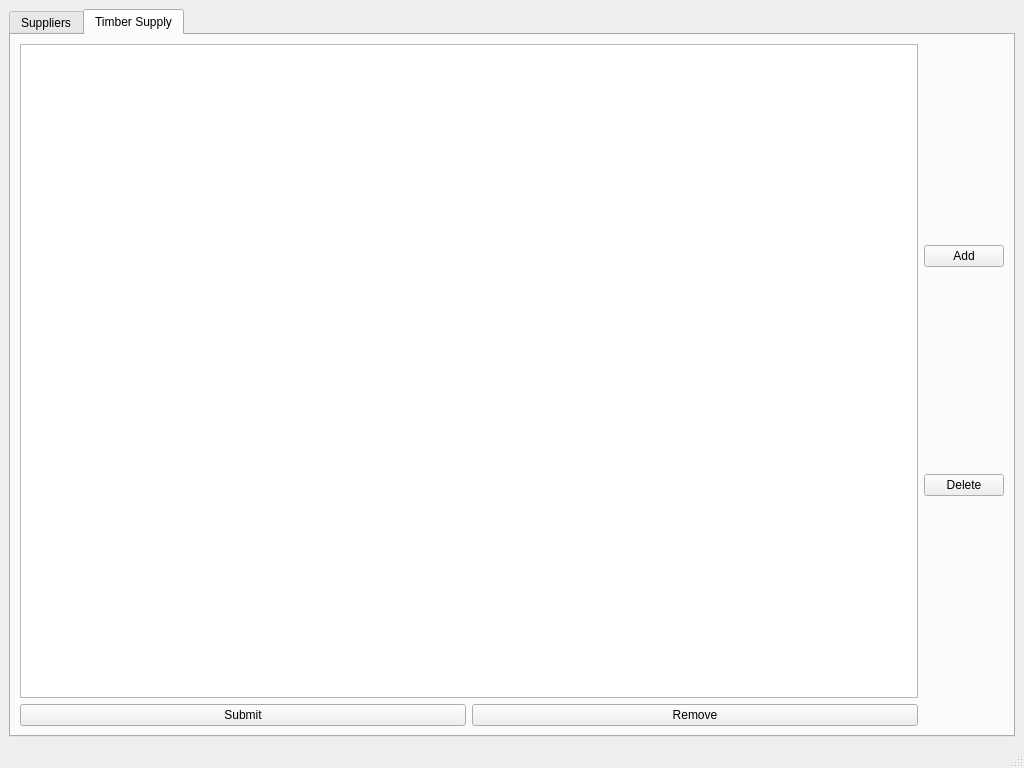
<?xml version="1.0" encoding="UTF-8"?>
<ui version="4.0">
 <class>MainWindow</class>
 <widget class="QMainWindow" name="MainWindow">
  <property name="geometry">
   <rect>
    <x>0</x>
    <y>0</y>
    <width>1024</width>
    <height>768</height>
   </rect>
  </property>
  <property name="windowTitle">
   <string>MainWindow</string>
  </property>
  <widget class="QWidget" name="centralwidget">
   <layout class="QHBoxLayout" name="horizontalLayout">
    <item>
     <widget class="QTabWidget" name="tabWidget">
      <property name="currentIndex">
       <number>1</number>
      </property>
      <widget class="QWidget" name="tab">
       <attribute name="title">
        <string>Suppliers</string>
       </attribute>
       <layout class="QGridLayout" name="gridLayout_2">
        <item row="0" column="0">
         <widget class="QTableView" name="tableView">
          <attribute name="horizontalHeaderCascadingSectionResizes">
           <bool>false</bool>
          </attribute>
          <attribute name="horizontalHeaderMinimumSectionSize">
           <number>50</number>
          </attribute>
          <attribute name="horizontalHeaderStretchLastSection">
           <bool>false</bool>
          </attribute>
          <attribute name="verticalHeaderCascadingSectionResizes">
           <bool>false</bool>
          </attribute>
         </widget>
        </item>
        <item row="0" column="1">
         <layout class="QGridLayout" name="gridLayout_3">
          <item row="2" column="0">
           <widget class="QPushButton" name="pushButton_4">
            <property name="text">
             <string>Delete</string>
            </property>
           </widget>
          </item>
          <item row="1" column="0">
           <widget class="QPushButton" name="pushButton_3">
            <property name="text">
             <string>Add</string>
            </property>
           </widget>
          </item>
         </layout>
        </item>
        <item row="1" column="0">
         <layout class="QHBoxLayout" name="horizontalLayout_2">
          <item>
           <widget class="QPushButton" name="pushButton">
            <property name="text">
             <string>Submit</string>
            </property>
           </widget>
          </item>
          <item>
           <widget class="QPushButton" name="pushButton_2">
            <property name="text">
             <string>Remove</string>
            </property>
           </widget>
          </item>
         </layout>
        </item>
       </layout>
      </widget>
      <widget class="QWidget" name="tab_2">
       <attribute name="title">
        <string>Timber Supply</string>
       </attribute>
       <layout class="QGridLayout" name="gridLayout">
        <item row="0" column="0">
         <widget class="QTableView" name="tableView_2">
          <attribute name="horizontalHeaderStretchLastSection">
           <bool>false</bool>
          </attribute>
         </widget>
        </item>
        <item row="0" column="1">
         <layout class="QVBoxLayout" name="verticalLayout_4">
          <item>
           <widget class="QPushButton" name="pushButton_14">
            <property name="text">
             <string>Add</string>
            </property>
           </widget>
          </item>
          <item>
           <widget class="QPushButton" name="pushButton_13">
            <property name="text">
             <string>Delete</string>
            </property>
           </widget>
          </item>
         </layout>
        </item>
        <item row="1" column="0">
         <layout class="QHBoxLayout" name="horizontalLayout_5">
          <item>
           <widget class="QPushButton" name="pushButton_16">
            <property name="text">
             <string>Submit</string>
            </property>
           </widget>
          </item>
          <item>
           <widget class="QPushButton" name="pushButton_15">
            <property name="text">
             <string>Remove</string>
            </property>
           </widget>
          </item>
         </layout>
        </item>
       </layout>
      </widget>
     </widget>
    </item>
   </layout>
  </widget>
  <widget class="QMenuBar" name="menubar">
   <property name="geometry">
    <rect>
     <x>0</x>
     <y>0</y>
     <width>1024</width>
     <height>25</height>
    </rect>
   </property>
  </widget>
  <widget class="QStatusBar" name="statusbar"/>
 </widget>
 <tabstops>
  <tabstop>tableView</tabstop>
  <tabstop>tableView_2</tabstop>
 </tabstops>
 <resources/>
 <connections/>
</ui>
